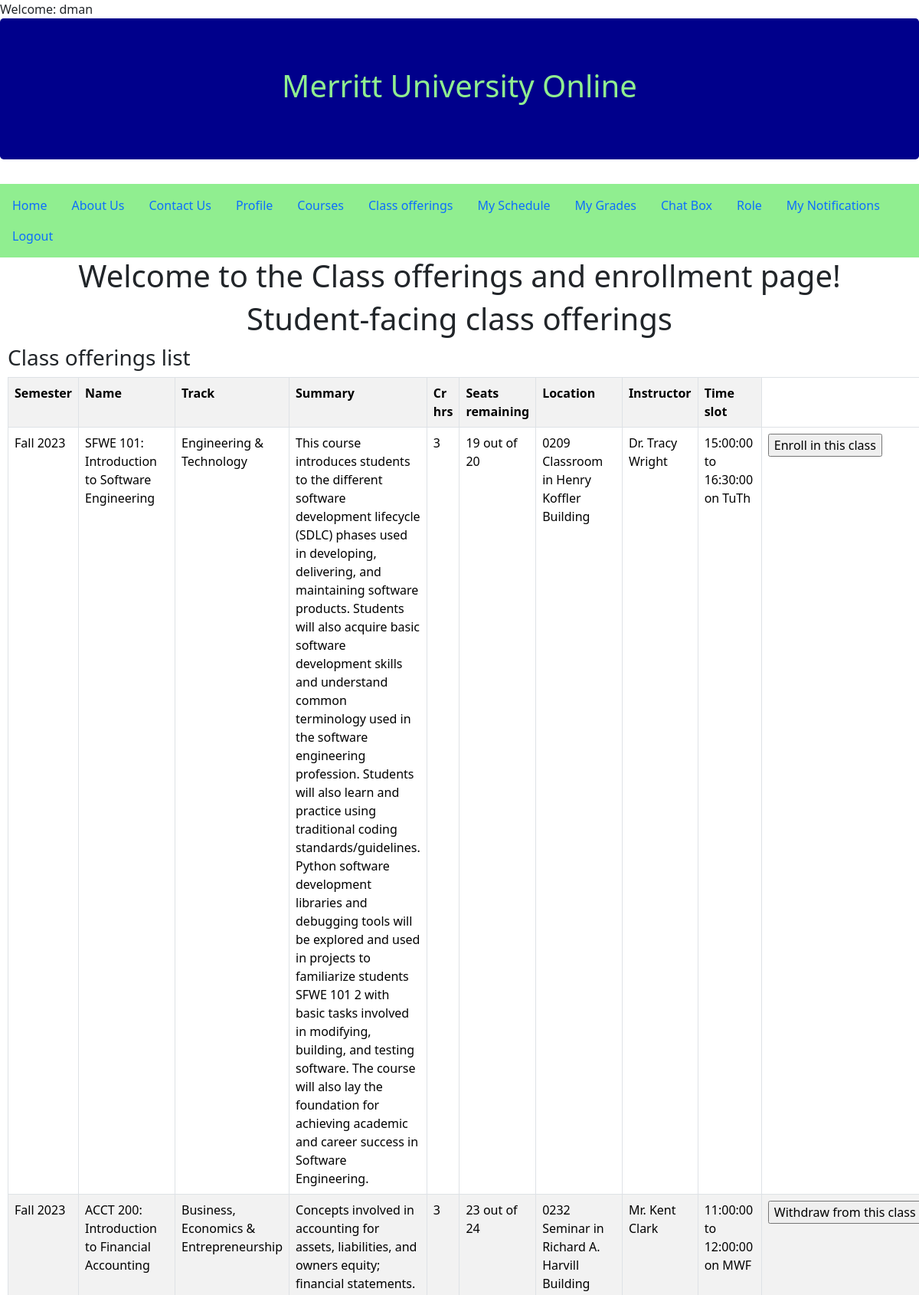
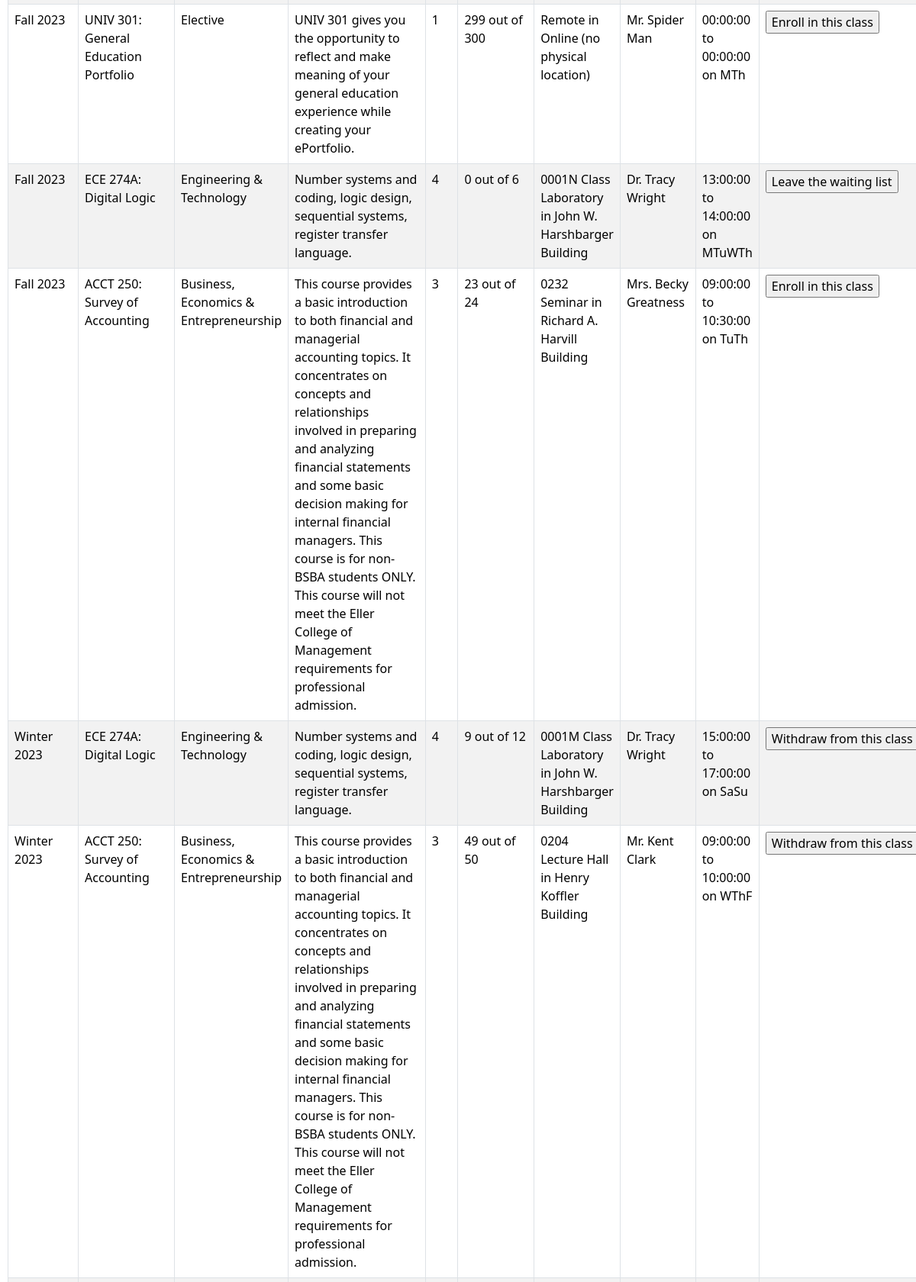
Page /classes.php (signed in, upper part) on the committed database (2 pictures, top to bottom).
### tables this page shows
CREATE TABLE `offerings` (
  `class_id` bigint(20) NOT NULL,
  `course_id` varchar(10) NOT NULL,
  `teacher_user_id` bigint(20) NOT NULL,
  `room_id` varchar(10) NOT NULL,
  `occupancy` int(11) DEFAULT NULL,
  `vacancies` int(11) DEFAULT NULL,
  `semester_name` varchar(50) NOT NULL,
  `start_time` time DEFAULT NULL,
  `end_time` time DEFAULT NULL,
  `monday` tinyint(1) DEFAULT NULL,
  `tuesday` tinyint(1) DEFAULT NULL,
  `wednesday` tinyint(1) DEFAULT NULL,
  `thursday` tinyint(1) DEFAULT NULL,
  `friday` tinyint(1) DEFAULT NULL,
  `saturday` tinyint(1) DEFAULT NULL,
  `sunday` tinyint(1) DEFAULT NULL
);

CREATE TABLE `semesters` (
  `semester_name` varchar(50) NOT NULL,
  `start_date` date NOT NULL,
  `end_date` date NOT NULL
);

CREATE TABLE `courses` (
  `course_id` varchar(10) NOT NULL,
  `course_name` varchar(100) NOT NULL,
  `summary` varchar(1000) DEFAULT NULL,
  `credits` int(11) NOT NULL,
  `track_id` int(11) NOT NULL,
  `prerequesites` tinyint(1) DEFAULT NULL,
  `default_max_capacity` int(11) DEFAULT NULL
);

CREATE TABLE `subject_tracks` (
  `track_id` int(11) NOT NULL,
  `track_name` varchar(45) NOT NULL
);

CREATE TABLE `rooms` (
  `room_id` varchar(10) NOT NULL,
  `room_name` varchar(45) NOT NULL,
  `building_name` varchar(200) DEFAULT NULL,
  `capacity` int(11) NOT NULL,
  `ada_accessible` tinyint(1) DEFAULT NULL,
  `building_address` varchar(200) DEFAULT NULL
);

CREATE TABLE `teachers` (
  `user_id` int(11) NOT NULL,
  `teacher_id` varchar(20) NOT NULL,
  `password` varchar(45) NOT NULL,
  `role_id` int(11) DEFAULT NULL,
  `email` varchar(45) DEFAULT 'firstlastname.teacher@uagc.edu',
  `phone` varchar(45) DEFAULT '(111)222-3333',
  `prefix` varchar(5) DEFAULT 'Mx.',
  `first_name` varchar(45) NOT NULL,
  `last_name` varchar(45) NOT NULL,
  `ssn` varchar(20) DEFAULT '111-22-3333',
  `hire_date` date NOT NULL DEFAULT current_timestamp(),
  `mailing_address` varchar(500) DEFAULT '1401 University of AZ, Tucson, AZ, 85719',
  `salary` double DEFAULT NULL,
  `bio_summary` varchar(1000) DEFAULT 'Write your biography/summary for students to see in 3rd person and include your pronouns.'
);

### classes_student.php (the view, shortened to what this page needs)
<!DOCTYPE html>
<html lang="en">
<head>
</head>
<body>
<div class="container text-center">
<h1>Student-facing class offerings</h1>
</div>
</head>
<body>
    <div class="bs-example">
            <div class="row">
                <div class="col-md-12">
                    <div class="page-header clearfix">
                        <h3 class="pull-left">Class offerings list</h3>
    <?php
    include_once 'db.php';
    if(isset($_POST['search_classes'])){ ?><form method="POST" action="classes.php"><input type="submit" name="see_all" value="See all"></form> <?php } ?>
                    </div>
                    <?php
         $user_id = $_SESSION['user_id'];
                    $result = mysqli_query($conn,"SELECT * FROM offerings
                    INNER JOIN rooms on offerings.room_id=rooms.room_id
                    INNER JOIN teachers ON offerings.teacher_user_id=teachers.user_id
                    INNER JOIN courses ON offerings.course_id=courses.course_id
                    INNER JOIN subject_tracks ON courses.track_id=subject_tracks.track_id
                    INNER JOIN semesters ON offerings.semester_name=semesters.semester_name ORDER BY `start_date`");
               echo "Successfully registered for class!";?>
               <meta http-equiv="refresh" content="0;URL=classes.php" /><?php
                    if ($result->num_rows > 0) {
                    ?>
                      <table class='table table-bordered table-striped'>
                       <th>Semester</th>
                       <th>Name</th>
                       <th>Track</th>
                        <th>Summary</th>
                        <th>Cr hrs</th>
                        <th>Seats remaining</th>
                        <th>Location</th>
                        <th>Instructor</th>
                        <th>Time slot</th>
                    <?php
                    while($row = mysqli_fetch_array($result)) {
                        $teacher_name = $row['prefix'] . ' ' . $row['first_name'] . ' ' . $row['last_name'];
                        $location = $row['room_name'] . ' in ' . $row['building_name'];
                        $class_days = "";
                        if($row['monday'] == 1){$class_days = $class_days . 'M';}
                        if($row['tuesday'] == 1){$class_days = $class_days . 'Tu';}
                        if($row['wednesday'] == 1){$class_days = $class_days . 'W';}
                        if($row['thursday'] == 1){$class_days = $class_days . 'Th';}
                        if($row['friday'] == 1){$class_days = $class_days . 'F';}
                        if($row['saturday'] == 1){$class_days = $class_days . 'Sa';}
                        if($row['sunday'] == 1){$class_days = $class_days . 'Su';}
                        $time_slot = $row['start_time'] . ' to ' . $row['end_time'] . ' on ' . $class_days;
                    ?>
                    <tr>
                        <td><?php echo $row["semester_name"]; ?></td>
                        <td><?php echo $row["course_id"]; echo ': '; echo $row["course_name"]; ?></td>
                        <td><?php echo $row["track_name"]; ?></td>
                        <td><?php echo $row["summary"]; ?></td>
                        <td><?php echo $row["credits"]; ?></td>
                        <td><?php echo $row["vacancies"]; echo " out of "; echo $row["occupancy"]; ?></td>
                        <td><?php echo $location; ?></td>
                        <td><?php echo $teacher_name; ?></td>
                        <td><?php echo $time_slot; ?></td>
                        <?php $displayed_class_id = $row["class_id"];
                        if($search_enrollments = $conn->prepare('SELECT * from `enrollment` where `class_id`=? and `user_id`=? and (`enrollment_status`="a" or `enrollment_status`="q")')){
                            $search_enrollments->execute([$displayed_class_id, $user_id]);
                            $search_enrollments_result = $search_enrollments->get_result();
                            $enroll_result = mysqli_fetch_array($search_enrollments_result);
                            if($search_enrollments_result->num_rows >0) {$enrollment_status = $enroll_result["enrollment_status"];} else {$enrollment_status = null;}
                            if($search_enrollments_result->num_rows > 0){$has_enrolled = TRUE;
                        }
                            else{$has_enrolled = FALSE;
                            }
                            if($row["vacancies"] > 0){$class_has_room = TRUE;
                            }
                            else{$class_has_room = FALSE;
                            }
                            if($enrollment_status == 'a'){$enrollment_active = TRUE;
                            }
                            else{$enrollment_active = FALSE;
                            }
                        if(($has_enrolled == FALSE) && ($class_has_room == TRUE)){ ?>
                            <td><form method="POST" action="classes.php"><input type="hidden" name="class_id" value="<?php echo $row['class_id'] ?>"><input type="submit" name="enroll" value="Enroll in this class"></form></td>
                             <?php }
                        elseif(($has_enrolled == FALSE) && ($class_has_room == FALSE)){ ?>
                            <td><form method="POST" action="classes.php"><input type="hidden" name="class_id" value="<?php echo $row['class_id'] ?>"><input type="submit" name="enroll" value="Join the waiting list"></form></td>
                             <?php }
                        elseif(($has_enrolled == TRUE) && ($enrollment_active == FALSE)){ ?>
                        <td><form method="POST" action="classes.php"><input type="hidden" name="class_id" value="<?php echo $row['class_id'] ?>"><input type="submit" name="unqueue" value="Leave the waiting list"></form></td>
                        <?php }
                        else { ?>
                        <td><form method="POST" action="classes.php"><input type="hidden" name="class_id" value="<?php echo $row['class_id'] ?>"><input type="submit" name="withdraw" value="Withdraw from this class"></form></td>
                        <?php }}
                        ?>
                    </tr>
                    <?php
                    }
                    ?>
                    </table>
                     <?php
                    }
                    else{
                        echo "No results found";
                    }
                    ?>
                </div>
            </div>
    </div>
</body>
</html>

### classes_student.php (style rules this page uses)
.bs-example { margin: 10px; }

### rows in the picture
offerings: semesters.semester_name "Fall 2023", course.course_id "SFWE 101", course.course_name "Introduction to Software Engineering", subject_tracks.track_name "Engineering & Technology", course.summary "This course introduces students to the different software development lifecycle (SDLC) phases used in developing, delivering, and maintaining software products. Students will also acquire basic software development skills and understand common terminology used in the software engineering profession. Students will also learn and practice using traditional coding standards/guidelines. Python software development libraries and debugging tools will be explored and used in projects to familiarize students SFWE 101 2 with basic tasks involved in modifying, building, and testing software. The course will also lay the foundation for achieving academic and career success in Software Engineering.", course.credits "3", vacancies "19", occupancy "20", room.building_name "0209 Classroom in Henry Koffler Building", teachers.prefix+first_name+last_name "Dr. Tracy Wright", time_slot "15:00:00 to 16:30:00 on TuTh"
offerings: semesters.semester_name "Fall 2023", course.course_id "ACCT 200", course.course_name "Introduction to Financial Accounting", subject_tracks.track_name "Business, Economics & Entrepreneurship", course.summary "Concepts involved in accounting for assets, liabilities, and owners equity; financial statements.", course.credits "3", vacancies "23", occupancy "24", room.building_name "0232 Seminar in Richard A. Harvill Building", teachers.prefix+first_name+last_name "Mr. Kent Clark", time_slot "11:00:00 to 12:00:00 on MWF"
offerings: semesters.semester_name "Fall 2023", course.course_id "UNIV 301", course.course_name "General Education Portfolio", subject_tracks.track_name "Elective", course.summary "UNIV 301 gives you the opportunity to reflect and make meaning of your general education experience while creating your ePortfolio.", course.credits "1", vacancies "299", occupancy "300", room.building_name "Remote in Online (no physical location)", teachers.prefix+first_name+last_name "Mr. Spider Man", time_slot "00:00:00 to 00:00:00 on MTh"
offerings: semesters.semester_name "Fall 2023", course.course_id "ECE 274A", course.course_name "Digital Logic", subject_tracks.track_name "Engineering & Technology", course.summary "Number systems and coding, logic design, sequential systems, register transfer language.", course.credits "4", vacancies "0", occupancy "6", room.building_name "0001N Class Laboratory in John W. Harshbarger Building", teachers.prefix+first_name+last_name "Dr. Tracy Wright", time_slot "13:00:00 to 14:00:00 on MTuWTh"
offerings: semesters.semester_name "Fall 2023", course.course_id "ACCT 250", course.course_name "Survey of Accounting", subject_tracks.track_name "Business, Economics & Entrepreneurship", course.summary "This course provides a basic introduction to both financial and managerial accounting topics. It concentrates on concepts and relationships involved in preparing and analyzing financial statements and some basic decision making for internal financial managers. This course is for non-BSBA students ONLY. This course will not meet the Eller College of Management requirements for professional admission.", course.credits "3", vacancies "23", occupancy "24", room.building_name "0232 Seminar in Richard A. Harvill Building", teachers.prefix+first_name+last_name "Mrs. Becky Greatness", time_slot "09:00:00 to 10:30:00 on TuTh"
offerings: semesters.semester_name "Winter 2023", course.course_id "ECE 274A", course.course_name "Digital Logic", subject_tracks.track_name "Engineering & Technology", course.summary "Number systems and coding, logic design, sequential systems, register transfer language.", course.credits "4", vacancies "9", occupancy "12", room.building_name "0001M Class Laboratory in John W. Harshbarger Building", teachers.prefix+first_name+last_name "Dr. Tracy Wright", time_slot "15:00:00 to 17:00:00 on SaSu"
offerings: semesters.semester_name "Winter 2023", course.course_id "ACCT 250", course.course_name "Survey of Accounting", subject_tracks.track_name "Business, Economics & Entrepreneurship", course.summary "This course provides a basic introduction to both financial and managerial accounting topics. It concentrates on concepts and relationships involved in preparing and analyzing financial statements and some basic decision making for internal financial managers. This course is for non-BSBA students ONLY. This course will not meet the Eller College of Management requirements for professional admission.", course.credits "3", vacancies "49", occupancy "50", room.building_name "0204 Lecture Hall in Henry Koffler Building", teachers.prefix+first_name+last_name "Mr. Kent Clark", time_slot "09:00:00 to 10:00:00 on WThF"

### other values in the picture
$_SESSION['username'] "dman"
